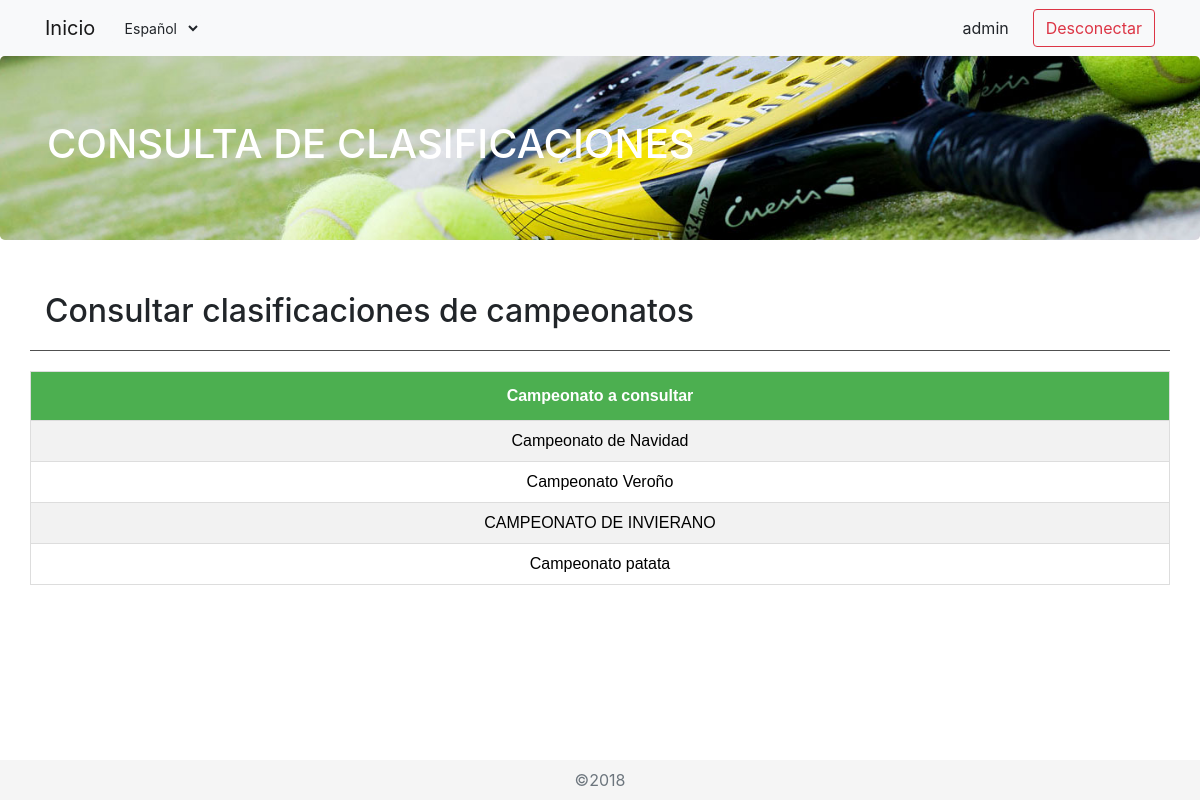
Page /Controller/Main_Controller.php?action=CLASIFICATION (signed in) on the committed database.
### tables this page shows
CREATE TABLE `championship` (
  `idChampionship` int(11) NOT NULL,
  `name` varchar(30) NOT NULL,
  `dateStart` varchar(10) NOT NULL,
  `dateInscriptions` varchar(10) NOT NULL
);

### Model/Championship.php (called while the page is built, shortened)
<?php
class Championship
{
    function __construct($idChampionship=null, $name=null, $dateStart=null, $dateInscriptions=null){
        $this->idChampionship=$idChampionship;
        $this->name=$name;
    }
}
?>

### Model/Championship_Model.php (called while the page is built, shortened)
<?php
require_once ('../Model/Championship.php');
require_once ('../Model/Access_DB.php');
class Championship_Model
{
    var $mysqli;
    function __construct()
    {
        $this->mysqli = ConnectDB();
    }
    public function GETALL ()
    {
        $sql = "SELECT * FROM championship";
        $result = $this->mysqli->query($sql);
        $array = array();
        while( $row = mysqli_fetch_array($result, MYSQLI_BOTH))
        {
            $array[] = new Championship($row['idChampionship'], $row['name'], $row['dateStart'], $row['dateInscriptions']);
        }
        return $array;
    }
}
?>

### Model/Access_DB.php (called while the page is built)
<?php
function ConnectDB()
{
    $mysqli = new mysqli("localhost", "root" , "" , "abp_database");
	if ($mysqli->connect_errno) {
		include '../View/MESSAGE_View.php';
		new MESSAGE("Fallo al conectar a MySQL: (" . $mysqli->connect_errno . ") " . $mysqli->connect_error, '../index.php');
		return false;
	}
	else{
		return $mysqli;
	}
}
?>

### View/Clasifications_SHOWALL_View.php (the view)
<?php
class Clasifications_SHOWALL_View{
    function __construct($championships){
        $this->championships = $championships;
        $this->render();
    }
    function render(){
        include '../View/Header.php';
        ?>
        <div class="jumbotron">
            <div class="container">
                <h1>CONSULTA DE CLASIFICACIONES</h1>
            </div>
        </div>
        <div class="container">
            <div class="row section">
                <div class="col-md-10">
                    <h2>Consultar clasificaciones de campeonatos</h2>
                </div>
            </div>
            <div class="row">
                <table id="championships">
                    <tr>
                        <th width="100%">Campeonato a consultar</th>
                    </tr>
                    <?php foreach ($this->championships as $championship) { ?>
                        <tr>
                            <td>
                                <a href='../Controller/Clasification_Controller.php?action=SHOWCURRENT&id=<?php echo $championship->idChampionship ?>'>
                                    <div><?php echo $championship->name ?></div>
                                </a>
                            </td>
                        </tr>
                    <?php } ?>
                </table>
            </div>
        </div>
        <?php
        include '../View/Footer.php';
    }
}
?>

### View/css/stylesheet.css (style rules this page uses)
.jumbotron { background-image: url(../img/header_padel.jpg); background-position: center; background-size: cover; }
body { margin-bottom: 40px; }
h1 { color: #FFFFFF; }
.section { border-bottom: 1px solid rgb(80, 80, 80); padding: 20px 0px 12px 0px; }
#championships { font-family: "Trebuchet MS", Arial, Helvetica, sans-serif; border-collapse: collapse; width: 100%; margin-top: 20px; }
#championships td, #championships th { border: 1px solid #ddd; padding: 8px; }
#championships tr th { text-align: center; }
#championships tr td, #championships tr td:last-child .row .col-sm-6 { text-align: center; }
#championships tr td a div, #championships tr td a:hover div { width: 100%; height: 100%; color: black; }
#championships tr:nth-child(even) { background-color: #f2f2f2; }
#championships th { padding-top: 12px; padding-bottom: 12px; text-align: left; background-color: #4CAF50; color: white; }

### View/js/vanillaCalendar.css (style rules this page uses)
:root { --vcal-bg-color: #fff; --vcal-border-radius: 0; --vcal-border-color: #e7e9ed; --vcal-today-bg-color: #10989E; --vcal-today-color: #fff; --vcal-selected-bg-color: #E7E9ED; --vcal-selected-color: #333; }

### rows in the picture
championship: name "Campeonato de Navidad"
championship: name "Campeonato Veroño"
championship: name "CAMPEONATO DE INVIERANO"
championship: name "Campeonato patata"

### other values in the picture
$_SESSION['login'] "admin"
$strings['Desconectar'] "Desconectar"
form field idioma "Español"
